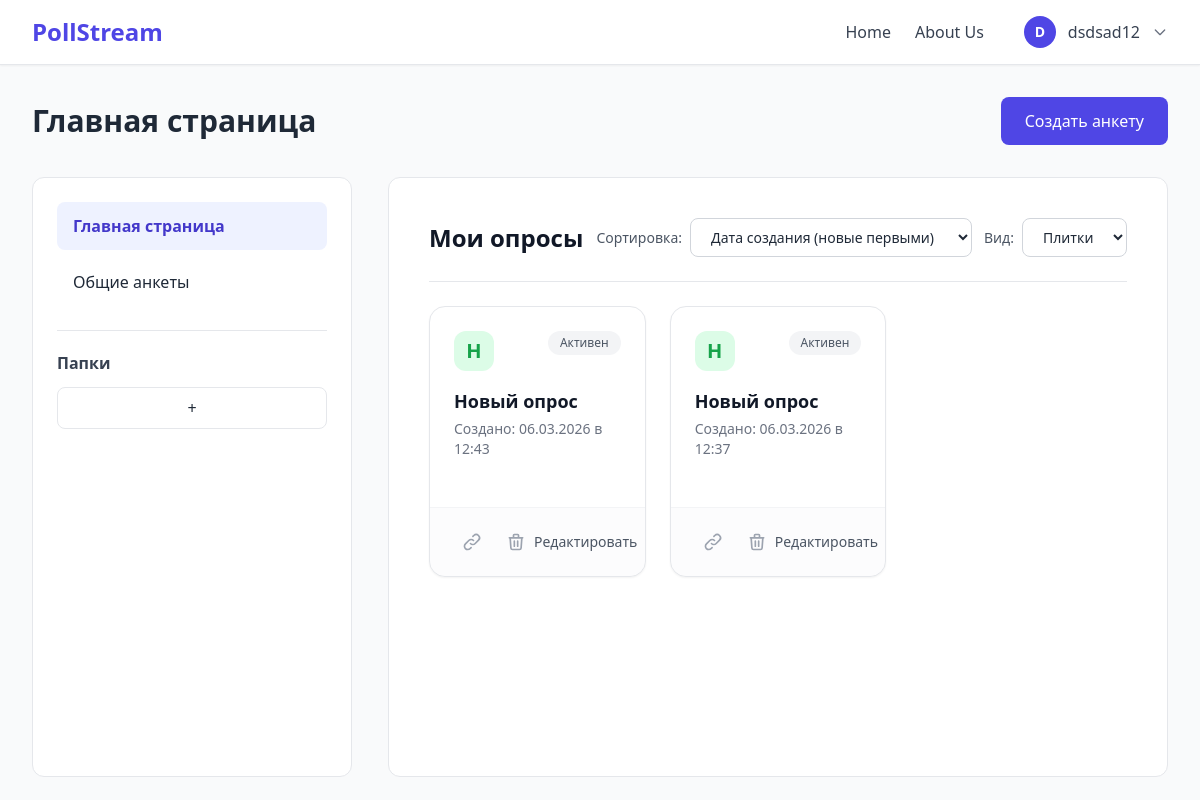
Before: / (signed in) with the older database file.
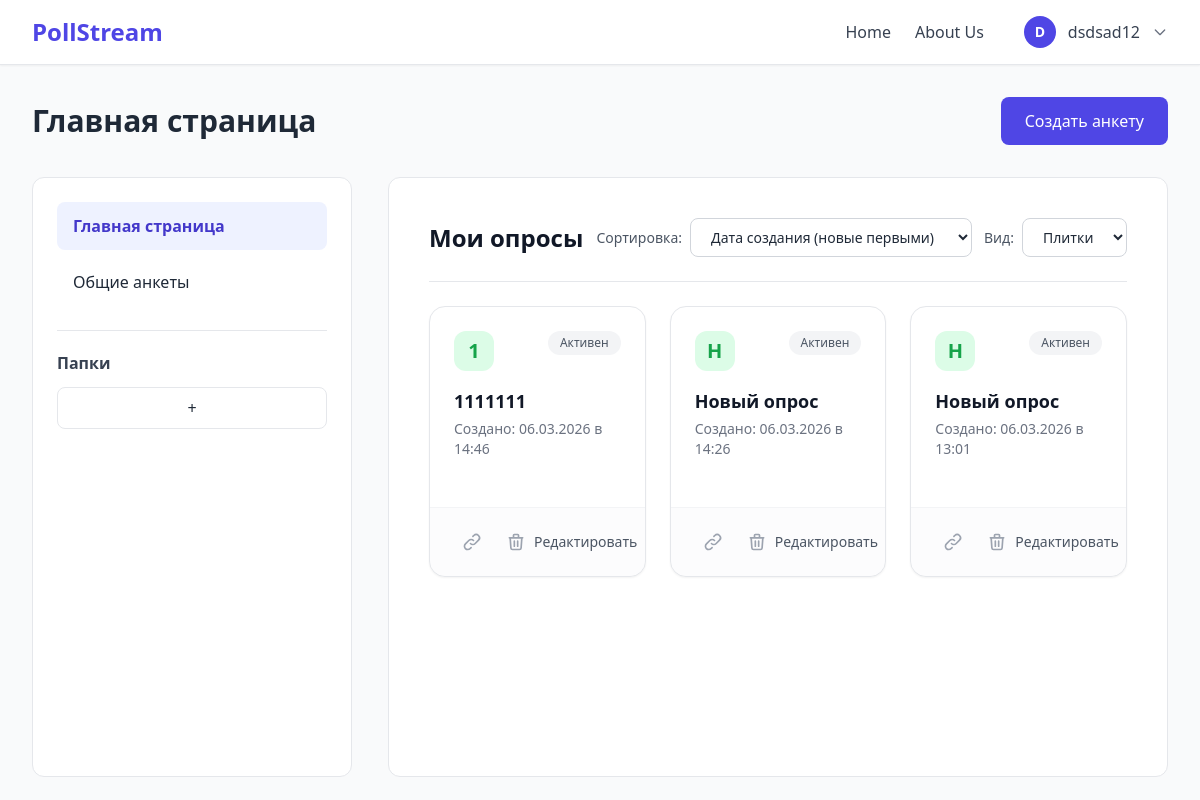
After: the same page with the newer database file.
### polls/models.py (models this page shows, shortened)
class Survey(models.Model):
    VISIBILITY_CHOICES = [
        ('private', 'Приватная'),
        ('link', 'По ссылке'),
        ('public', 'Публичная'),
    ]
    RESPONSE_CHOICES = [
        ('unlimited', 'Неограниченное'),
        ('limited', 'Ограниченное количество'),
        ('date_limit', 'До определённой даты'),
    ]
    author = models.ForeignKey(User, on_delete=models.CASCADE, related_name="surveys")
    name = models.CharField(max_length=255, verbose_name="Название анкеты")
    description = models.TextField(blank=True, null=True, verbose_name="Описание анкеты")
    survey_type = models.CharField(max_length=50, default='custom', verbose_name="Тип анкеты")
    state_json = models.JSONField(blank=True, null=True, verbose_name="Структура анкеты")
    visibility = models.CharField(max_length=20, choices=VISIBILITY_CHOICES, default='link', verbose_name="Видимость")
    response_type = models.CharField(max_length=20, choices=RESPONSE_CHOICES, default='unlimited', verbose_name="Ограничение ответов")
    response_limit = models.IntegerField(blank=True, null=True, verbose_name="Максимум ответов")
    response_deadline = models.DateTimeField(blank=True, null=True, verbose_name="Крайний срок")
    show_progress_bar = models.BooleanField(default=True, verbose_name="Показывать прогресс")
    show_question_numbers = models.BooleanField(default=True, verbose_name="Показывать номера вопросов")
    shuffle_questions = models.BooleanField(default=False, verbose_name="Перемешивать вопросы")
    allow_edit_after_submit = models.BooleanField(default=False, verbose_name="Разрешить изменения после отправки")
    is_active = models.BooleanField(default=True, verbose_name="Активна")
    created_at = models.DateTimeField(auto_now_add=True, verbose_name="Дата создания")
    updated_at = models.DateTimeField(auto_now=True, verbose_name="Дата обновления")
    class Meta:
        verbose_name = "Анкета"
        verbose_name_plural = "Анкеты"
        ordering = ['-created_at']

### polls/views.py (the view, shortened to what this page needs)
# urls.py: path('', views.index, name='index'),      # главная
@login_required
def index(request):
    surveys = Survey.objects.filter(author=request.user).order_by('-created_at')
    context = {
        "survey_templates": get_survey_templates(),
        "surveys": surveys,
    }
    return render(request, 'polls/index.html', context)

### polls/templates/polls/index.html (shortened to what this page needs)
{% extends "polls/base.html" %}
{% load static %}
{% block extra_css %}
<link rel="stylesheet" href="{% static 'polls/css/index.css' %}">
{% endblock %}
{% block content %}
<div class="flex justify-between items-center h-[64px] mb-6">
  <h1 class="text-3xl font-semibold">Главная страница</h1>
  <button id="openModal" class="bg-indigo-600 text-white text-base px-6 py-3 rounded-lg hover:bg-indigo-700 transition">
    Создать анкету
  </button>
</div>
<div class="flex gap-9 items-stretch">
  <aside class="w-80 bg-white border rounded-xl p-6">
    <nav class="mb-6">
      <ul class="space-y-2 text-base">
        <li>
          <a class="block px-4 py-3 rounded-lg bg-indigo-50 text-indigo-700 font-semibold">
            Главная страница
          </a>
        </li>
        <li>
          <a class="block px-4 py-3 rounded-lg hover:bg-gray-100 cursor-pointer">
            Общие анкеты
          </a>
        </li>
      </ul>
    </nav>
    <div class="border-t pt-5">
      <span class="block text-base font-semibold text-gray-700 mb-3">Папки</span>
      <button class="w-full border rounded-lg py-2 text-base hover:bg-gray-100">+</button>
    </div>
  </aside>
  <section class="flex-1">
    <div class="bg-white border rounded-xl p-10 flex flex-col min-h-[600px]">
      <div class="flex justify-between items-center mb-6 pb-6 border-b">
        <h2 class="text-2xl font-bold text-gray-900">Мои опросы</h2>
        <div class="flex gap-3">
            <div class="flex items-center gap-2">
              <span class="text-sm text-gray-600">Сортировка:</span>
              <select id="sortSelect" class="border border-gray-300 rounded-lg px-4 py-2 text-sm bg-white focus:ring-2 focus:ring-indigo-500 outline-none">
                <option value="date_desc">Дата создания (новые первыми)</option>
              </select>
            </div>
            <div class="flex items-center gap-2">
              <span class="text-sm text-gray-600">Вид:</span>
              <select class="border border-gray-300 rounded-lg px-4 py-2 text-sm bg-white focus:ring-2 focus:ring-indigo-500 outline-none">
                <option>Плитки</option>
              </select>
            </div>
        </div>
      </div>
      <div class="flex-1">
        {% if surveys %}
          <div id="surveysContainer" class="grid grid-cols-1 md:grid-cols-2 lg:grid-cols-3 gap-6">
            {% for survey in surveys %}
                <div id="survey-{{ survey.id }}" class="bg-white rounded-2xl shadow-sm border border-gray-200 flex flex-col hover:shadow-lg transition duration-200 group relative">
                    <a href="{% url 'survey_detail' survey.id %}" class="p-6 block flex-1">
                        <div class="flex items-start justify-between mb-4">
                            <div class="w-10 h-10 rounded-xl flex items-center justify-center font-bold text-xl
                                {% if survey.survey_type == 'template' %}bg-purple-100 text-purple-600{% else %}bg-green-100 text-green-600{% endif %}">
                                {{ survey.name|slice:":1"|upper }}
                            </div>
                            <span class="px-3 py-1 bg-gray-100 text-gray-600 text-xs font-medium rounded-full">Активен</span>
                        </div>
                        <h3 class="text-lg font-semibold text-gray-900 mb-1 group-hover:text-indigo-600 transition truncate" title="{{ survey.name }}">
                            {{ survey.name }}
                        </h3>
                        <p class="text-sm text-gray-500 mb-2">
                            Создано: {{ survey.created_at|date:"d.m.Y в H:i" }}
                        </p>
                    </a>
                    <div class="px-6 py-4 border-t border-gray-100 flex items-center justify-between bg-gray-50/50 rounded-b-2xl">
                        <div class="flex gap-2">
                            <button
                                class="copy-survey-link-btn p-2 text-gray-400 hover:text-indigo-600 hover:bg-indigo-50 rounded-lg transition"
                                title="Копировать ссылку"
                                data-url="{{ request.scheme }}://{{ request.get_host }}{% url 'survey_detail' survey.id %}">
                                <svg class="w-5 h-5" fill="none" stroke="currentColor" viewBox="0 0 24 24">
                                    <path stroke-linecap="round" stroke-linejoin="round" stroke-width="2" d="M13.828 10.172a4 4 0 00-5.656 0l-4 4a4 4 0 105.656 5.656l1.102-1.101m-.758-4.899a4 4 0 005.656 0l4-4a4 4 0 00-5.656-5.656l-1.1 1.1"></path>
                                </svg>
                            </button>
                            <button onclick="deleteSurvey({{ survey.id }})" class="p-2 text-gray-400 hover:text-red-600 hover:bg-red-50 rounded-lg transition" title="Удалить">
                                <svg class="w-5 h-5" fill="none" stroke="currentColor" viewBox="0 0 24 24">
                                    <path stroke-linecap="round" stroke-linejoin="round" stroke-width="2" d="M19 7l-.867 12.142A2 2 0 0116.138 21H7.862a2 2 0 01-1.995-1.858L5 7m5 4v6m4-6v6m1-10V4a1 1 0 00-1-1h-4a1 1 0 00-1 1v3M4 7h16"></path>
                                </svg>
                            </button>
                        </div>
                        <a href="{% url 'survey_edit' survey.id %}" class="text-sm font-medium text-gray-600 hover:text-indigo-600 transition z-10">
                            Редактировать
                        </a>
                    </div>
                </div>
            {% endfor %}
          </div>
        {% endif %}
      </div>
    </div>
  </section>
</div>
{% endblock %}

### polls/templates/polls/base.html (shortened to what this page needs)
<!DOCTYPE html>
{% load static %}
<html lang="ru">
<head>
  <script src="https://cdn.tailwindcss.com"></script>
  {% block extra_css %}{% endblock %}
</head>
<body class="bg-gray-50 text-gray-800">
<header class="bg-white border-b shadow-sm">
  <div class="max-w-[1400px] mx-auto px-8 h-16 flex items-center justify-between">
      <a href="{% url 'dashboard_home' %}" class="font-bold text-indigo-600 text-2xl">
            PollStream
      </a>
    <nav class="flex items-center gap-6">
      <a href="{% url 'index' %}" class="text-base text-gray-700 hover:text-indigo-600 transition">Home</a>
      <a href="#" class="text-base text-gray-700 hover:text-indigo-600 transition">About Us</a>
      <div class="flex items-center gap-3 ml-4 relative">
        <button type="button" class="flex items-center gap-3 cursor-pointer" id="user-menu-button">
          <div class="w-8 h-8 rounded-full flex items-center justify-center text-sm font-bold
                      {% if user.is_authenticated %}bg-indigo-600 text-white{% else %}bg-gray-400 text-white{% endif %}">
            {% if user.is_authenticated %}
              {{ user.get_full_name|default:user.username|slice:":1"|upper }}
            {% else %}
              G
            {% endif %}
          </div>
              <span class="text-base text-gray-700">
                  {% if user.is_authenticated %}
                    {{ user.get_full_name|default:user.username }}
                  {% else %}
                    Guest
                  {% endif %}
                </span>
          <svg class="w-4 h-4 text-gray-500" fill="none" stroke="currentColor" viewBox="0 0 24 24">
            <path stroke-linecap="round" stroke-linejoin="round" stroke-width="2" d="M19 9l-7 7-7-7"></path>
          </svg>
        </button>
      </div>
    </nav>
  </div>
</header>
<main class="max-w-full mx-auto px-8 py-6">
  {% block content %}{% endblock %}
</main>
</body>
</html>

### polls/static/polls/css/index.css (style rules this page uses)
button, a { transition: all 0.2s ease; }

Changed rows visible on the page:
removed Survey: name "Н", name "Новый опрос", created_at "06.03.2026 в 12:43"
removed Survey: name "Н", name "Новый опрос", created_at "06.03.2026 в 12:37"
added Survey: name "1", name "1111111", created_at "06.03.2026 в 14:46"
added Survey: name "Н", name "Новый опрос", created_at "06.03.2026 в 14:26"
added Survey: name "Н", name "Новый опрос", created_at "06.03.2026 в 13:01"
